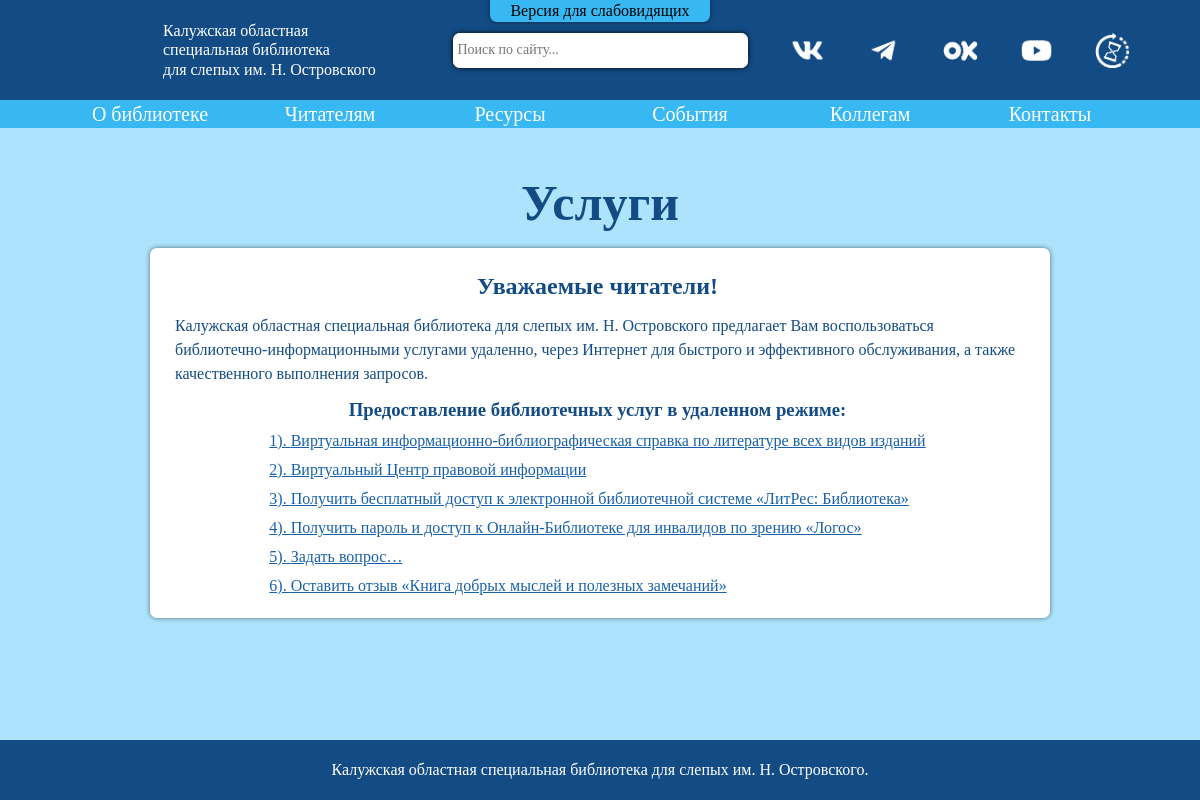
Screenshot of /readers/services with the database file from the repository.
### readers/models.py (models this page shows, shortened)
class MainPageService(models.Model):
    main_title = models.CharField(max_length=200)
    top_title = models.CharField(max_length=200)
    main_text = models.TextField(max_length=4000)
    list_title = models.CharField(max_length=200)

class MainPageServiceList(models.Model):
    main_page_fk = models.ForeignKey(MainPageService, on_delete=models.CASCADE)
    service = models.CharField(max_length=200)
    service_href = models.CharField(max_length=500, default="local", blank=True, null=True)

### readers/views.py (the view, shortened to what this page needs)
# urls.py: path('readers/<str:name_part>', readers_views.main),
def main(request, name_part = "pastime"):
    print(name_part)
    temp = []
    elem = []
    if name_part in ALL_NAME_PART:
        if name_part == "services":
            return render(request, 'index_readers.html', {"name_part":name_part,
                                                          "number_part":0,
                                                          "main_sevice_content":MainPageService.objects.all()[0],
                                                          "main_service_list":MainPageServiceList.objects.filter(main_page_fk = 1)})
        elif name_part == "pastime":
            return render(request, 'index_readers.html', {"name_part":name_part,
                                                          "number_part":0,
                                                          "main_sevice_content":MainPageService.objects.all()[0],
                                                          "main_service_list":MainPageServiceList.objects.filter(main_page_fk = 1)})
        else:
            return render(request, 'index_readers.html', {"name_part":name_part})
    else:
        return(HttpResponsePermanentRedirect("/"))

### readers/templates/index_readers.html (shortened to what this page needs)
{% load static %}
<html>
  <head>
    <link rel="stylesheet" id='styles_link' href="{% static "css/global_styles_blue_readers.css" %}" />
    <link rel="stylesheet" href="{% static "css/global_animations.css" %}" />
  </head>
  <body onload="show_body()"  id='body'>
  <div class="wrapper" id="wrapper">
    <header>
      <div class='header_container'>
        <div class="eyesight_container"> Версия для слабовидящих </div>
        <a name="up" class='logo_block' href="/" >
        <div class='logo_img picture'></div>
            <div class='top_name'>
              <span> Калужская областная </span>
              <span> специальная  библиотека  </span>
              <span> для слепых им. Н. Островского </span>
            </div>
          </a>
            <div class='search_block'>
              <div class="top_input_container">
                <input class='top_search_input'id='pc_search_input' type='text' placeholder="Поиск по сайту...">
                <div class="paper search_options">
                  <div class="search_option_zero">  </div>
                </div>
              </div>
            </div>
            <div class='top_buttons_block'>
              <a class='top_button'  target="_blank" href="https://vk.com/biblostrov">
                <div class='top_button_img' id='vk_button'> </div>
              </a>
              <a class='top_button'  target="_blank" href="https://t.me/biblostov">
                <div class='top_button_img' id='tg_button'> </div>
              </a>
              <a class='top_button' target="_blank" href="https://ok.ru/group/54523256438786" >
                <div class='top_button_img' id='ok_button'> </div>
              </a>
              <a class='top_button'  target="_blank" href="https://www.youtube.com/channel/UCA2C_qWCxFizkOUtimDhZrQ" >
                <div class='top_button_img' id='yt_button'> </div>
              </a>
              <a class='top_button'  target="_blank" href="http://slbook-kaluga.ru/?template=slbook_ic23" title = "Старый сайт">
                <div class='top_button_img' id='old_site'> </div>
              </a>
            </div>
          </div>
          <div class="header_menu">
            <div class="header_menu_container">
              <div class="menu_container">
                <div class="menu_button"> О библиотеке </div>
              </div>
              <div class="menu_container">
                <div class="menu_button"> Читателям </div>
              </div>
              <div class="menu_container">
                <div class="menu_button"> Ресурсы </div>
              </div>
              <div class="menu_container">
                <div class="menu_button"> События </div>
              </div>
              <div class="menu_container">
                <div class="menu_button"> Коллегам </div>
              </div>
              <div class="menu_container">
                <div class="menu_button"> Контакты </div>
              </div>
            </div>
          </div>
    </header>
    <div class="main_body" id="main_body">
        <div class="main_content" id="main_content">
          {% if name_part == "pastime" %}
          <div>
            <span>{{name_part}}</span>
          </div>
          {% elif name_part == "services" %}
            <h2 class="title_text">{{main_sevice_content.main_title}}</h2>
            {% if number_part == 0 %}
              <div class="service_main_page_container paper">
                <div class="service_main_page_content">
                  <h2 >{{main_sevice_content.top_title}}</h2>
                  <span class="text_block">{{main_sevice_content.main_text}}</span>
                  <h3>{{main_sevice_content.list_title}}</h3>
                  <div class="service_list_block">
                    {% for el in main_service_list %}
                      {% if el.service_href == "local" %}
                        <a class="a_info" href="/readers/services/{{el.id}}">{{el.id}}). {{el.service}}</a>
                      {% else %}
                        <a class="a_info" target="_blank" href="{{el.service_href}}">{{el.id}}). {{el.service}}</a>
                      {% endif %}
                    {% endfor %}
                  </div>
                </div>
              </div>
            {% endif %}
          {% endif %}
        </div>
    </div>
    <footer>
      <div class='footer_container flex'>
        <span> Калужская областная специальная библиотека для слепых им.&nbspН.&nbspОстровского. </span>
      </div>
    </footer>
  </div>
  </body>
</html>

### rows the page displays
MainPageService: main_title "Услуги", top_title "Уважаемые читатели!", main_text "Калужская областная специальная библиотека для слепых им. Н. Островского предлагает Вам воспользоваться библиотечно-информационными услугами удаленно, через Интернет для быстрого и эффективного обслуживания, а также качественного выполнения запросов.", list_title "Предоставление библиотечных услуг в удаленном режиме:"
MainPageServiceList: id "1", service "Виртуальная информационно-библиографическая справка по литературе всех видов изданий"
MainPageServiceList: id "2", service "Виртуальный Центр правовой информации"
MainPageServiceList: id "3", service "Получить бесплатный доступ к электронной библиотечной системе «ЛитРес: Библиотека»"
MainPageServiceList: id "4", service "Получить пароль и доступ к Онлайн-Библиотеке для инвалидов по зрению «Логос»"
MainPageServiceList: id "5", service "Задать вопрос…"
MainPageServiceList: id "6", service "Оставить отзыв «Книга добрых мыслей и полезных замечаний»"
